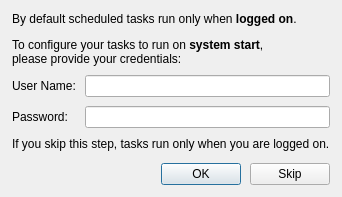
<?xml version="1.0" encoding="UTF-8"?>
<ui version="4.0">
 <class>TaskScheduleCredentialDialog</class>
 <widget class="QDialog" name="TaskScheduleCredentialDialog">
  <property name="geometry">
   <rect>
    <x>0</x>
    <y>0</y>
    <width>315</width>
    <height>197</height>
   </rect>
  </property>
  <property name="windowTitle">
   <string>Scheduled Task Setup</string>
  </property>
  <layout class="QVBoxLayout" name="verticalLayout">
   <property name="spacing">
    <number>9</number>
   </property>
   <property name="leftMargin">
    <number>12</number>
   </property>
   <property name="topMargin">
    <number>12</number>
   </property>
   <property name="rightMargin">
    <number>12</number>
   </property>
   <property name="bottomMargin">
    <number>12</number>
   </property>
   <item>
    <widget class="QLabel" name="label">
     <property name="sizePolicy">
      <sizepolicy hsizetype="Preferred" vsizetype="Maximum">
       <horstretch>0</horstretch>
       <verstretch>0</verstretch>
      </sizepolicy>
     </property>
     <property name="text">
      <string>&lt;html&gt;&lt;head/&gt;&lt;body&gt;&lt;p&gt;By default scheduled tasks run only when &lt;span style=&quot; font-weight:600;&quot;&gt;logged on&lt;/span&gt;.&lt;/p&gt;&lt;p&gt;To configure your tasks to run on &lt;span style=&quot; font-weight:600;&quot;&gt;system start&lt;/span&gt;, &lt;br/&gt;please provide your credentials:&lt;/p&gt;&lt;/body&gt;&lt;/html&gt;</string>
     </property>
    </widget>
   </item>
   <item>
    <layout class="QFormLayout" name="formLayout">
     <property name="sizeConstraint">
      <enum>QLayout::SetDefaultConstraint</enum>
     </property>
     <property name="fieldGrowthPolicy">
      <enum>QFormLayout::ExpandingFieldsGrow</enum>
     </property>
     <item row="0" column="0">
      <widget class="QLabel" name="userNameLabel">
       <property name="text">
        <string>User Name:</string>
       </property>
      </widget>
     </item>
     <item row="0" column="1">
      <widget class="QLineEdit" name="userName">
       <property name="sizePolicy">
        <sizepolicy hsizetype="Expanding" vsizetype="Maximum">
         <horstretch>0</horstretch>
         <verstretch>0</verstretch>
        </sizepolicy>
       </property>
      </widget>
     </item>
     <item row="1" column="1">
      <widget class="QLineEdit" name="password">
       <property name="sizePolicy">
        <sizepolicy hsizetype="Expanding" vsizetype="Maximum">
         <horstretch>0</horstretch>
         <verstretch>0</verstretch>
        </sizepolicy>
       </property>
       <property name="echoMode">
        <enum>QLineEdit::Password</enum>
       </property>
      </widget>
     </item>
     <item row="1" column="0">
      <widget class="QLabel" name="passwordLabel">
       <property name="text">
        <string>Password:</string>
       </property>
      </widget>
     </item>
    </layout>
   </item>
   <item>
    <widget class="QLabel" name="label_2">
     <property name="text">
      <string>&lt;html&gt;&lt;head/&gt;&lt;body&gt;&lt;p&gt;If you skip this step, tasks run only when you are logged on.&lt;/p&gt;&lt;/body&gt;&lt;/html&gt;</string>
     </property>
    </widget>
   </item>
   <item>
    <spacer name="verticalSpacer">
     <property name="orientation">
      <enum>Qt::Vertical</enum>
     </property>
     <property name="sizeHint" stdset="0">
      <size>
       <width>20</width>
       <height>40</height>
      </size>
     </property>
    </spacer>
   </item>
   <item>
    <layout class="QHBoxLayout" name="horizontalLayout">
     <item>
      <spacer name="horizontalSpacer">
       <property name="orientation">
        <enum>Qt::Horizontal</enum>
       </property>
       <property name="sizeHint" stdset="0">
        <size>
         <width>40</width>
         <height>20</height>
        </size>
       </property>
      </spacer>
     </item>
     <item>
      <widget class="QPushButton" name="okButton">
       <property name="sizePolicy">
        <sizepolicy hsizetype="Minimum" vsizetype="Maximum">
         <horstretch>0</horstretch>
         <verstretch>0</verstretch>
        </sizepolicy>
       </property>
       <property name="text">
        <string>OK</string>
       </property>
      </widget>
     </item>
     <item>
      <widget class="QPushButton" name="skipButton">
       <property name="sizePolicy">
        <sizepolicy hsizetype="Minimum" vsizetype="Maximum">
         <horstretch>0</horstretch>
         <verstretch>0</verstretch>
        </sizepolicy>
       </property>
       <property name="text">
        <string>Skip</string>
       </property>
      </widget>
     </item>
    </layout>
   </item>
  </layout>
 </widget>
 <tabstops>
  <tabstop>userName</tabstop>
  <tabstop>password</tabstop>
  <tabstop>okButton</tabstop>
  <tabstop>skipButton</tabstop>
 </tabstops>
 <resources/>
 <connections/>
</ui>
